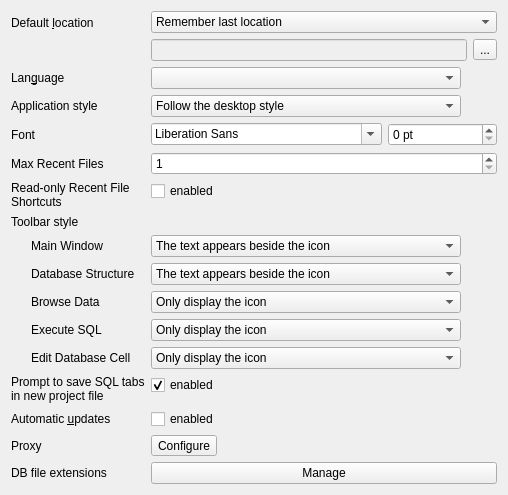
     <widget class="QWidget" name="tab_4">
      <attribute name="title">
       <string>&amp;General</string>
      </attribute>
      <layout class="QFormLayout" name="formLayout_3">
       <item row="0" column="0">
        <widget class="QLabel" name="label_4">
         <property name="text">
          <string>Default &amp;location</string>
         </property>
         <property name="buddy">
          <cstring>locationEdit</cstring>
         </property>
        </widget>
       </item>
       <item row="0" column="1">
        <layout class="QVBoxLayout" name="verticalLayout_6">
         <item>
          <widget class="QComboBox" name="comboDefaultLocation">
           <item>
            <property name="text">
             <string>Remember last location</string>
            </property>
           </item>
           <item>
            <property name="text">
             <string>Always use this location</string>
            </property>
           </item>
           <item>
            <property name="text">
             <string>Remember last location for session only</string>
            </property>
           </item>
          </widget>
         </item>
         <item>
          <layout class="QHBoxLayout" name="horizontalLayout">
           <item>
            <widget class="QLineEdit" name="locationEdit">
             <property name="enabled">
              <bool>false</bool>
             </property>
             <property name="sizePolicy">
              <sizepolicy hsizetype="Expanding" vsizetype="Fixed">
               <horstretch>0</horstretch>
               <verstretch>0</verstretch>
              </sizepolicy>
             </property>
             <property name="minimumSize">
              <size>
               <width>316</width>
               <height>0</height>
              </size>
             </property>
            </widget>
           </item>
           <item>
            <widget class="QToolButton" name="setLocationButton">
             <property name="text">
              <string>...</string>
             </property>
            </widget>
           </item>
          </layout>
         </item>
        </layout>
       </item>
       <item row="1" column="0">
        <widget class="QLabel" name="label_9">
         <property name="text">
          <string>Lan&amp;guage</string>
         </property>
         <property name="buddy">
          <cstring>languageComboBox</cstring>
         </property>
        </widget>
       </item>
       <item row="1" column="1">
        <widget class="QComboBox" name="languageComboBox">
         <property name="sizePolicy">
          <sizepolicy hsizetype="Maximum" vsizetype="Fixed">
           <horstretch>0</horstretch>
           <verstretch>0</verstretch>
          </sizepolicy>
         </property>
         <property name="sizeAdjustPolicy">
          <enum>QComboBox::AdjustToContents</enum>
         </property>
         <property name="minimumContentsLength">
          <number>35</number>
         </property>
         <property name="iconSize">
          <size>
           <width>20</width>
           <height>15</height>
          </size>
         </property>
        </widget>
       </item>
       <item row="2" column="0">
        <widget class="QLabel" name="labelAppStyle">
         <property name="text">
          <string>Application style</string>
         </property>
         <property name="buddy">
          <cstring>appStyleCombo</cstring>
         </property>
        </widget>
       </item>
       <item row="2" column="1">
        <widget class="QComboBox" name="appStyleCombo">
         <property name="sizePolicy">
          <sizepolicy hsizetype="Maximum" vsizetype="Fixed">
           <horstretch>0</horstretch>
           <verstretch>0</verstretch>
          </sizepolicy>
         </property>
         <property name="toolTip">
          <string>When this value is changed, all the other color preferences are also set to matching colors.</string>
         </property>
         <property name="currentIndex">
          <number>0</number>
         </property>
         <property name="sizeAdjustPolicy">
          <enum>QComboBox::AdjustToContents</enum>
         </property>
         <property name="minimumContentsLength">
          <number>35</number>
         </property>
         <property name="iconSize">
          <size>
           <width>20</width>
           <height>15</height>
          </size>
         </property>
         <item>
          <property name="text">
           <string>Follow the desktop style</string>
          </property>
         </item>
         <item>
          <property name="text">
           <string>Dark style</string>
          </property>
         </item>
         <item>
          <property name="text">
           <string>Light style</string>
          </property>
         </item>
         <item>
          <property name="text">
           <string>Dracula</string>
          </property>
         </item>
        </widget>
       </item>
       <item row="3" column="0">
        <widget class="QLabel" name="labelGeneralFont">
         <property name="toolTip">
          <string>This sets the font size for all UI elements which do not have their own font size option.</string>
         </property>
         <property name="text">
          <string>Font</string>
         </property>
         <property name="buddy">
          <cstring>comboGeneralFont</cstring>
         </property>
        </widget>
       </item>
       <item row="3" column="1">
        <layout class="QHBoxLayout" name="horizontalLayoutGeneralFont">
         <item>
          <widget class="QFontComboBox" name="comboGeneralFont"/>
         </item>
         <item>
          <widget class="QSpinBox" name="spinGeneralFontSize">
           <property name="suffix">
            <string> pt</string>
           </property>
          </widget>
         </item>
        </layout>
       </item>
       <item row="4" column="0">
        <widget class="QLabel" name="labelMaxRecentFiles">
         <property name="text">
          <string>Max Recent Files</string>
         </property>
         <property name="buddy">
          <cstring>spinMaxRecentFiles</cstring>
         </property>
        </widget>
       </item>
       <item row="4" column="1">
        <layout class="QVBoxLayout" name="verticalLayout_12">
         <item>
          <widget class="QSpinBox" name="spinMaxRecentFiles">
           <property name="correctionMode">
            <enum>QAbstractSpinBox::CorrectToNearestValue</enum>
           </property>
           <property name="minimum">
            <number>1</number>
           </property>
           <property name="maximum">
            <number>40</number>
           </property>
          </widget>
         </item>
        </layout>
       </item>
      <item row="5" column="0">
       <widget class="QLabel" name="labelRecentFileShortcuts">
        <property name="text">
         <string>Read-only Recent File
Shortcuts</string>
        </property>
        <property name="buddy">
         <cstring>checkRecentFileShortcuts</cstring>
        </property>
       </widget>
      </item>
      <item row="5" column="1">
       <widget class="QCheckBox" name="checkRecentFileShortcuts">
        <property name="toolTip">
         <string>Enable the keyboard shortcuts for opening recent files toggling the read-only mode. Turn this off if Ctrl+Shift+number is ambiguous with your keyboard layout.</string>
        </property>
        <property name="text">
         <string>enabled</string>
        </property>
        <property name="checked">
         <bool>false</bool>
        </property>
       </widget>
      </item>
      <item row="6" column="0">
        <widget class="QLabel" name="labelToolbarStyle">
         <property name="text">
          <string>Toolbar style</string>
         </property>
         <property name="buddy">
          <cstring>toolbarStyleComboMain</cstring>
         </property>
        </widget>
       </item>
      <item row="8" column="0">
        <widget class="QLabel" name="labelMainToolBar">
         <property name="text">
          <string>Main Window</string>
         </property>
         <property name="indent">
          <number>20</number>
         </property>
         <property name="buddy">
          <cstring>toolbarStyleComboMain</cstring>
         </property>
        </widget>
       </item>
       <item row="8" column="1">
        <widget class="QComboBox" name="toolbarStyleComboMain">
         <property name="sizePolicy">
          <sizepolicy hsizetype="Maximum" vsizetype="Fixed">
           <horstretch>0</horstretch>
           <verstretch>0</verstretch>
          </sizepolicy>
         </property>
         <property name="currentIndex">
          <number>2</number>
         </property>
         <property name="sizeAdjustPolicy">
          <enum>QComboBox::AdjustToContents</enum>
         </property>
         <property name="minimumContentsLength">
          <number>35</number>
         </property>
         <property name="iconSize">
          <size>
           <width>20</width>
           <height>15</height>
          </size>
         </property>
         <item>
          <property name="text">
           <string>Only display the icon</string>
          </property>
         </item>
         <item>
          <property name="text">
           <string>Only display the text</string>
          </property>
         </item>
         <item>
          <property name="text">
           <string>The text appears beside the icon</string>
          </property>
         </item>
         <item>
          <property name="text">
           <string>The text appears under the icon</string>
          </property>
         </item>
         <item>
          <property name="text">
           <string>Follow the style</string>
          </property>
         </item>
        </widget>
       </item>
       <item row="9" column="0">
        <widget class="QLabel" name="labelStructureToolBar">
         <property name="text">
          <string>Database Structure</string>
         </property>
         <property name="indent">
          <number>20</number>
         </property>
         <property name="buddy">
          <cstring>toolbarStyleComboStructure</cstring>
         </property>
        </widget>
       </item>
       <item row="9" column="1">
        <widget class="QComboBox" name="toolbarStyleComboStructure">
         <property name="sizePolicy">
          <sizepolicy hsizetype="Maximum" vsizetype="Fixed">
           <horstretch>0</horstretch>
           <verstretch>0</verstretch>
          </sizepolicy>
         </property>
         <property name="currentIndex">
          <number>2</number>
         </property>
         <property name="sizeAdjustPolicy">
          <enum>QComboBox::AdjustToContents</enum>
         </property>
         <property name="minimumContentsLength">
          <number>35</number>
         </property>
         <property name="iconSize">
          <size>
           <width>20</width>
           <height>15</height>
          </size>
         </property>
         <item>
          <property name="text">
           <string>Only display the icon</string>
          </property>
         </item>
         <item>
          <property name="text">
           <string>Only display the text</string>
          </property>
         </item>
         <item>
          <property name="text">
           <string>The text appears beside the icon</string>
          </property>
         </item>
         <item>
          <property name="text">
           <string>The text appears under the icon</string>
          </property>
         </item>
         <item>
          <property name="text">
           <string>Follow the style</string>
          </property>
         </item>
        </widget>
       </item>
       <item row="10" column="0">
        <widget class="QLabel" name="labelBrowseToolBar">
         <property name="text">
          <string>Browse Data</string>
         </property>
         <property name="indent">
          <number>20</number>
         </property>
         <property name="buddy">
          <cstring>toolbarStyleComboBrowse</cstring>
         </property>
        </widget>
       </item>
       <item row="10" column="1">
        <widget class="QComboBox" name="toolbarStyleComboBrowse">
         <property name="sizePolicy">
          <sizepolicy hsizetype="Maximum" vsizetype="Fixed">
           <horstretch>0</horstretch>
           <verstretch>0</verstretch>
          </sizepolicy>
         </property>
         <property name="currentIndex">
          <number>0</number>
         </property>
         <property name="sizeAdjustPolicy">
          <enum>QComboBox::AdjustToContents</enum>
         </property>
         <property name="minimumContentsLength">
          <number>35</number>
         </property>
         <property name="iconSize">
          <size>
           <width>20</width>
           <height>15</height>
          </size>
         </property>
         <item>
          <property name="text">
           <string>Only display the icon</string>
          </property>
         </item>
         <item>
          <property name="text">
           <string>Only display the text</string>
          </property>
         </item>
         <item>
          <property name="text">
           <string>The text appears beside the icon</string>
          </property>
         </item>
         <item>
          <property name="text">
           <string>The text appears under the icon</string>
          </property>
         </item>
         <item>
          <property name="text">
           <string>Follow the style</string>
          </property>
         </item>
        </widget>
       </item>
       <item row="11" column="0">
        <widget class="QLabel" name="labelSqlToolBar">
         <property name="text">
          <string>Execute SQL</string>
         </property>
         <property name="indent">
          <number>20</number>
         </property>
         <property name="buddy">
          <cstring>toolbarStyleComboSql</cstring>
         </property>
        </widget>
       </item>
       <item row="11" column="1">
        <widget class="QComboBox" name="toolbarStyleComboSql">
         <property name="sizePolicy">
          <sizepolicy hsizetype="Maximum" vsizetype="Fixed">
           <horstretch>0</horstretch>
           <verstretch>0</verstretch>
          </sizepolicy>
         </property>
         <property name="currentIndex">
          <number>0</number>
         </property>
         <property name="sizeAdjustPolicy">
          <enum>QComboBox::AdjustToContents</enum>
         </property>
         <property name="minimumContentsLength">
          <number>35</number>
         </property>
         <property name="iconSize">
          <size>
           <width>20</width>
           <height>15</height>
          </size>
         </property>
         <item>
          <property name="text">
           <string>Only display the icon</string>
          </property>
         </item>
         <item>
          <property name="text">
           <string>Only display the text</string>
          </property>
         </item>
         <item>
          <property name="text">
           <string>The text appears beside the icon</string>
          </property>
         </item>
         <item>
          <property name="text">
           <string>The text appears under the icon</string>
          </property>
         </item>
         <item>
          <property name="text">
           <string>Follow the style</string>
          </property>
         </item>
        </widget>
       </item>
       <item row="12" column="0">
        <widget class="QLabel" name="labelEditCellToolBar">
         <property name="text">
          <string>Edit Database Cell</string>
         </property>
         <property name="indent">
          <number>20</number>
         </property>
         <property name="buddy">
          <cstring>toolbarStyleComboEditCell</cstring>
         </property>
        </widget>
       </item>
       <item row="12" column="1">
        <widget class="QComboBox" name="toolbarStyleComboEditCell">
         <property name="sizePolicy">
          <sizepolicy hsizetype="Maximum" vsizetype="Fixed">
           <horstretch>0</horstretch>
           <verstretch>0</verstretch>
          </sizepolicy>
         </property>
         <property name="currentIndex">
          <number>0</number>
         </property>
         <property name="sizeAdjustPolicy">
          <enum>QComboBox::AdjustToContents</enum>
         </property>
         <property name="minimumContentsLength">
          <number>35</number>
         </property>
         <property name="iconSize">
          <size>
           <width>20</width>
           <height>15</height>
          </size>
         </property>
         <item>
          <property name="text">
           <string>Only display the icon</string>
          </property>
         </item>
         <item>
          <property name="text">
           <string>Only display the text</string>
          </property>
         </item>
         <item>
          <property name="text">
           <string>The text appears beside the icon</string>
          </property>
         </item>
         <item>
          <property name="text">
           <string>The text appears under the icon</string>
          </property>
         </item>
         <item>
          <property name="text">
           <string>Follow the style</string>
          </property>
         </item>
        </widget>
       </item>
       <item row="13" column="0">
        <widget class="QLabel" name="labelPromptSQLTabsInNewProject">
         <property name="text">
          <string>Prompt to save SQL tabs
in new project file</string>
         </property>
         <property name="buddy">
          <cstring>checkPromptSQLTabsInNewProject</cstring>
         </property>
        </widget>
       </item>
       <item row="13" column="1">
        <widget class="QCheckBox" name="checkPromptSQLTabsInNewProject">
         <property name="toolTip">
          <string>If this is turned on, then changes to the SQL editor generate a save a project confirmation dialog when closing the SQL editor tab.</string>
         </property>
         <property name="text">
          <string>enabled</string>
         </property>
         <property name="checked">
          <bool>true</bool>
         </property>
        </widget>
       </item>
       <item row="14" column="0">
        <widget class="QLabel" name="labelUpdates">
         <property name="text">
          <string>Automatic &amp;updates</string>
         </property>
         <property name="buddy">
          <cstring>checkUpdates</cstring>
         </property>
        </widget>
       </item>
       <item row="14" column="1">
        <widget class="QCheckBox" name="checkUpdates">
         <property name="text">
          <string>enabled</string>
         </property>
        </widget>
       </item>
       <item row="15" column="0">
        <widget class="QLabel" name="label_29">
         <property name="text">
          <string>Proxy</string>
         </property>
         <property name="buddy">
          <cstring>buttonProxy</cstring>
         </property>
        </widget>
       </item>
       <item row="15" column="1">
        <widget class="QToolButton" name="buttonProxy">
         <property name="text">
          <string>Configure</string>
         </property>
        </widget>
       </item>
       <item row="16" column="0">
        <widget class="QLabel" name="label_16">
         <property name="text">
          <string>DB file extensions</string>
         </property>
         <property name="buddy">
          <cstring>buttonManageFileExtension</cstring>
         </property>
        </widget>
       </item>
       <item row="16" column="1">
        <widget class="QPushButton" name="buttonManageFileExtension">
         <property name="text">
          <string>Manage</string>
         </property>
        </widget>
       </item>
      </layout>
     </widget>
